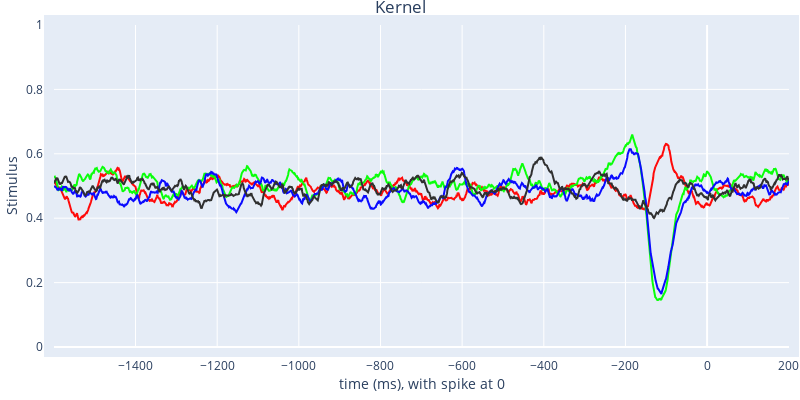

Source (notebook cell):
### Markdown cell above
### 1.2 True STA kernel (from recorded spikes)
For comparison, here is the STA kernel calculated from recorded spikes.

### Code cell
fig = kernel_plot(actual_kernel_1ms, kernel_pad=kernel_pad_1ms, bin_duration_ms=bin_duration_ms)
fig.write_image('../out/kernel_real.svg')
fig

### Figure 1 — Plotly figure (JSON) as saved in the notebook; plotly's stock layout.template omitted (floating-point values rounded to 4 significant figures; data arrays with more than 128 entries replaced by an {"elided": "..."} marker saying what was removed)
{"data": [{"line": {"color": "#ff0a0a"}, "mode": "lines", "type": "scatter", "x": {"elided": "1787 float values"}, "y": {"elided": "1787 float values"}}, {"line": {"color": "#0aff0a"}, "mode": "lines", "type": "scatter", "x": {"elided": "1787 float values"}, "y": {"elided": "1787 float values"}}, {"line": {"color": "#0a0aff"}, "mode": "lines", "type": "scatter", "x": {"elided": "1787 float values"}, "y": {"elided": "1787 float values"}}, {"line": {"color": "#303030"}, "mode": "lines", "type": "scatter", "x": {"elided": "1787 float values"}, "y": {"elided": "1787 float values"}}], "layout": {"autosize": false, "height": 400, "margin": {"b": 1, "l": 1, "pad": 10, "r": 1, "t": 25}, "showlegend": false, "title": {"pad": {"b": 10, "l": 1, "r": 1, "t": 10}, "text": "Kernel", "x": 0.5}, "width": 800, "xaxis": {"autorange": true, "range": [-1600.0, 200.6], "title": {"text": "time (ms), with spike at 0"}, "type": "linear"}, "yaxis": {"fixedrange": true, "range": [0, 1], "title": {"text": "Stimulus"}, "type": "linear"}}}
